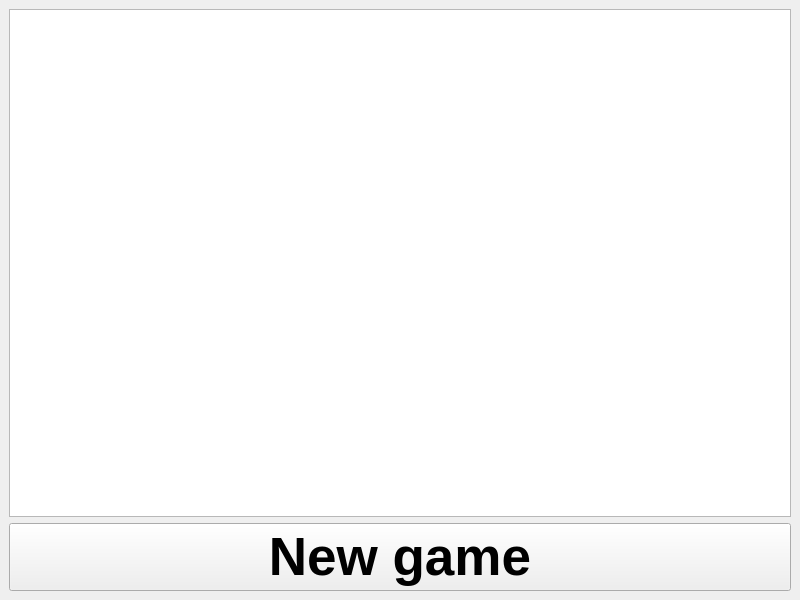
<?xml version="1.0" encoding="UTF-8"?>
<ui version="4.0">
 <class>GameWindow</class>
 <widget class="QMainWindow" name="GameWindow">
  <property name="geometry">
   <rect>
    <x>0</x>
    <y>0</y>
    <width>800</width>
    <height>600</height>
   </rect>
  </property>
  <property name="windowTitle">
   <string>GameWindow</string>
  </property>
  <widget class="QWidget" name="centralwidget">
   <layout class="QVBoxLayout" name="verticalLayout">
    <item>
     <widget class="QGraphicsView" name="graphicsView"/>
    </item>
    <item>
     <widget class="QPushButton" name="pushButton_NewGame">
      <property name="font">
       <font>
        <pointsize>40</pointsize>
        <weight>75</weight>
        <bold>true</bold>
       </font>
      </property>
      <property name="text">
       <string>New game</string>
      </property>
     </widget>
    </item>
   </layout>
  </widget>
 </widget>
 <resources/>
 <connections/>
</ui>
